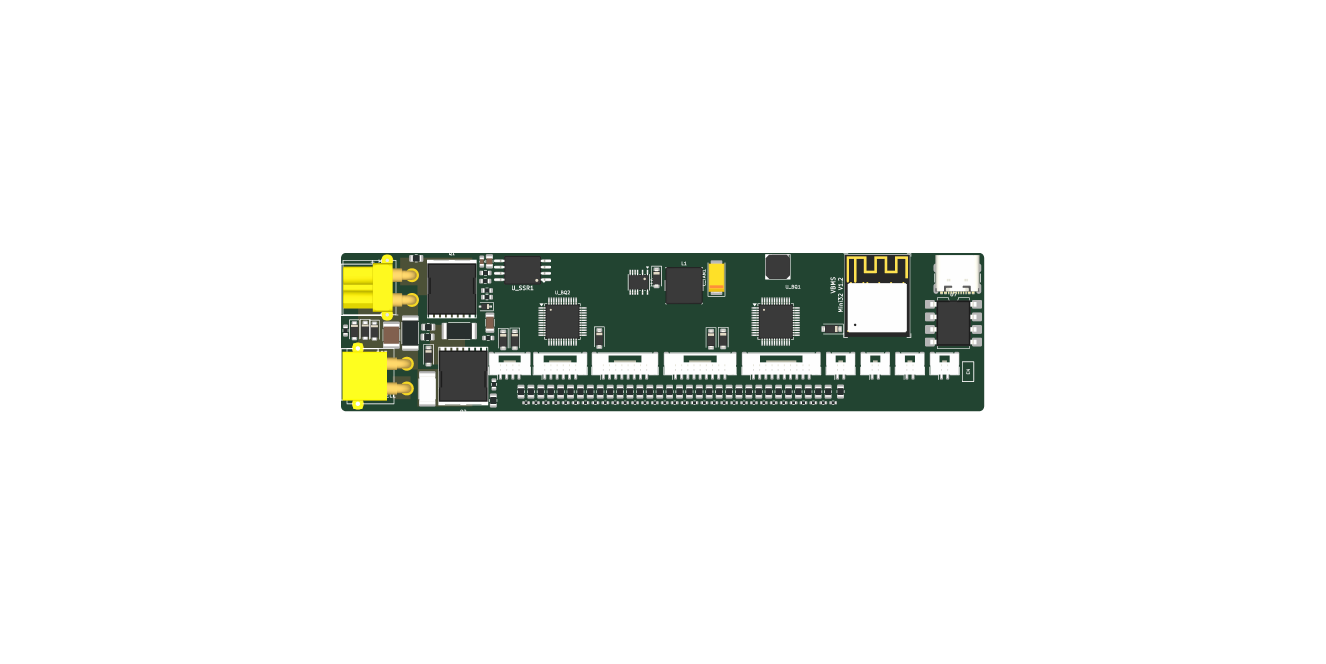
#> input picture qfbms32 fork/archive/qfbms32_layout_top_hi_raw.png, 3976 x 1992 px, found by its file name (shown at 1/3 size)
$ python update_preview.py
#> lines starting #> are read from the running program, lines starting #| are printed output that depends on the picture
### qfbms32 fork/archive/generate_annotated_preview.py
import os
import shutil
from PIL import Image, ImageDraw, ImageFont
def generate_annotated_preview():
    project_dir = os.path.dirname(os.path.abspath(__file__))
    raw_path = os.path.join(project_dir, "qfbms32_layout_top_hi_raw.png")
    output_path = os.path.join(project_dir, "qfbms32_layout_labeled.png")
    brain_dir = r"C:\Users\quinn\.gemini\antigravity-ide\brain\93328da4-de19-448d-baee-62cf3ea51873"
    brain_output_path = os.path.join(brain_dir, "qfbms32_layout_labeled.png")

    if not os.path.exists(raw_path):
        raise FileNotFoundError(f"Raw image {raw_path} not found. Please run build_qfbms32_layout.py first.")

    src_img = Image.open(raw_path).convert("RGBA")
    sw, sh = src_img.size

    # Canvas padding
    pad_left = 160
    pad_right = 160
    pad_top = 85
    pad_bottom = 160

    cw = sw + pad_left + pad_right
    ch = sh + pad_top + pad_bottom

    # Dark slate background for clean contrast
    canvas = Image.new("RGBA", (cw, ch), (22, 27, 34, 255))

    # Paste board render
    canvas.paste(src_img, (pad_left, pad_top), src_img)
    draw = ImageDraw.Draw(canvas)

    # Fonts
    font_bold = "C:/Windows/Fonts/segoeuib.ttf"
    font_regular = "C:/Windows/Fonts/segoeui.ttf"
    if not os.path.exists(font_bold):
        font_bold = "C:/Windows/Fonts/arialbd.ttf"
        font_regular = "C:/Windows/Fonts/arial.ttf"

    font_corner = ImageFont.truetype(font_bold, 20)
    font_corner_sub = ImageFont.truetype(font_regular, 13)
    font_edge = ImageFont.truetype(font_bold, 18)
    font_edge_sub = ImageFont.truetype(font_regular, 13)
    font_res = ImageFont.truetype(font_bold, 15)
    font_res_sub = ImageFont.truetype(font_bold, 12)

    # Board corners (within raw image, board is at x: 30..1188, y: 30..315)
    # The rendered board is 130mm x 32mm
    scale_x = (sw - 60) / 130.0
    scale_y = (sh - 60) / 32.0

    bx0 = 30 + pad_left
    by0 = 30 + pad_top
    bx1 = sw - 30 + pad_left
    by1 = sh - 30 + pad_top

    # Helper for rounded badge
    def draw_badge(x, y, text, subtext="", bg_color=(30, 41, 59), border_color=(56, 189, 248), text_color=(255, 255, 255)):
        bbox_main = draw.textbbox((0, 0), text, font=font_corner if "Corner" in text else font_edge)
        tw = bbox_main[2] - bbox_main[0]
        th = bbox_main[3] - bbox_main[1]

        sw_w, sw_h = 0, 0
        if subtext:
            bbox_sub = draw.textbbox((0, 0), subtext, font=font_corner_sub)
            sw_w = bbox_sub[2] - bbox_sub[0]
            sw_h = bbox_sub[3] - bbox_sub[1]

        bw = max(tw, sw_w) + 24
        bh = th + (sw_h + 4 if subtext else 0) + 14

        rx0 = int(x - bw / 2)
        ry0 = int(y - bh / 2)
        rx1 = int(x + bw / 2)
        ry1 = int(y + bh / 2)

        draw.rounded_rectangle((rx0, ry0, rx1, ry1), radius=8, fill=bg_color, outline=border_color, width=2)

        main_y = ry0 + 6 if subtext else int(y - th / 2) - 2
        draw.text((x, main_y), text, font=font_corner if "Corner" in text else font_edge, fill=text_color, anchor="mt" if subtext else "mm")
        if subtext:
            draw.text((x, ry0 + th + 10), subtext, font=font_corner_sub, fill=(203, 213, 225), anchor="mt")
        return (rx0, ry0, rx1, ry1)

    # Corner targets & lines
    def mark_corner(corner_pt, badge_pt, label, subtext, color):
        cx, cy = corner_pt
        draw.ellipse((cx - 7, cy - 7, cx + 7, cy + 7), outline=color, width=3)
        draw.ellipse((cx - 2, cy - 2, cx + 2, cy + 2), fill=color)

        draw.line([badge_pt, corner_pt], fill=color, width=2)
        draw_badge(badge_pt[0], badge_pt[1], label, subtext, bg_color=(15, 23, 42), border_color=color, text_color=color)

    # 1. Four Corners: A, B, C, D
    # A (top-left)
    mark_corner((bx0, by0), (bx0 - 75, by0 - 40), "A", "Top-Left", (56, 189, 248))  # Cyan
    # B (top-right)
    mark_corner((bx1, by0), (bx1 + 75, by0 - 40), "B", "Top-Right", (56, 189, 248))
    # C (bottom-right)
    mark_corner((bx1, by1), (bx1 + 75, by1 + 45), "C", "Bottom-Right", (56, 189, 248))
    # D (bottom-left)
    mark_corner((bx0, by1), (bx0 - 75, by1 + 45), "D", "Bottom-Left", (56, 189, 248))

    # 2. Long Edges
    top_mid_x = (bx0 + bx1) // 2
    draw.line([(bx0 + 20, by0 - 15), (bx1 - 20, by0 - 15)], fill=(245, 158, 11), width=2)
    draw.polygon([(bx0 + 20, by0 - 15), (bx0 + 28, by0 - 19), (bx0 + 28, by0 - 11)], fill=(245, 158, 11))
    draw.polygon([(bx1 - 20, by0 - 15), (bx1 - 28, by0 - 19), (bx1 - 28, by0 - 11)], fill=(245, 158, 11))
    draw_badge(top_mid_x, by0 - 40, "▲ TOP EDGE (Long Edge) ▲", "130 mm", bg_color=(30, 27, 22), border_color=(245, 158, 11), text_color=(251, 191, 36))

    bot_mid_x = (bx0 + bx1) // 2
    draw_badge(bot_mid_x, by1 + 105, "▼ BOTTOM EDGE (Long Edge) ▼", "130 mm", bg_color=(30, 27, 22), border_color=(245, 158, 11), text_color=(251, 191, 36))
    draw.line([(bx0 + 20, by1 + 75), (bx1 - 20, by1 + 75)], fill=(245, 158, 11), width=2)
    draw.polygon([(bx0 + 20, by1 + 75), (bx0 + 28, by1 + 71), (bx0 + 28, by1 + 79)], fill=(245, 158, 11))
    draw.polygon([(bx1 - 20, by1 + 75), (bx1 - 28, by1 + 71), (bx1 - 28, by1 + 79)], fill=(245, 158, 11))

    # 3. Short Edges
    left_mid_y = (by0 + by1) // 2
    draw_badge(bx0 - 80, left_mid_y, "LEFT SIDE", "Short Edge (32 mm)", bg_color=(20, 30, 45), border_color=(129, 140, 248), text_color=(165, 180, 252))
    draw.line([(bx0 - 14, by0 + 20), (bx0 - 14, by1 - 20)], fill=(129, 140, 248), width=2)
    draw.polygon([(bx0 - 14, by0 + 20), (bx0 - 18, by0 + 28), (bx0 - 10, by0 + 28)], fill=(129, 140, 248))
    draw.polygon([(bx0 - 14, by1 - 20), (bx0 - 18, by1 - 28), (bx0 - 10, by1 - 28)], fill=(129, 140, 248))

    right_mid_y = (by0 + by1) // 2
    draw_badge(bx1 + 80, right_mid_y, "RIGHT SIDE", "Short Edge (32 mm)", bg_color=(20, 30, 45), border_color=(129, 140, 248), text_color=(165, 180, 252))
    draw.line([(bx1 + 14, by0 + 20), (bx1 + 14, by1 - 20)], fill=(129, 140, 248), width=2)
    draw.polygon([(bx1 + 14, by0 + 20), (bx1 + 10, by0 + 28), (bx1 + 18, by0 + 28)], fill=(129, 140, 248))
    draw.polygon([(bx1 + 14, by1 - 20), (bx1 + 10, by1 - 28), (bx1 + 18, by1 - 28)], fill=(129, 140, 248))


    # Save to project folder
    canvas.save(output_path)
    print("Saved annotated preview to:", output_path)

    # Save copy to brain directory for UI embedding
    os.makedirs(brain_dir, exist_ok=True)
    canvas.save(brain_output_path)
    print("Saved brain copy to:", brain_output_path)

# [2 lines that do not run on import are left out]

### qfbms32 fork/archive/scratch/update_preview.py
import os
import sys
from PIL import Image
sys.path.insert(0, os.getcwd())
import generate_annotated_preview

# Crop raw image
raw_path = "qfbms32_layout_top_hi_raw.png"
if os.path.exists(raw_path):
    im = Image.open(raw_path)
#> im is the input picture: PIL image 3976x1992 RGBA; mean R, G, B, A 11.5, 13.3, 10.6, 29.5
    bbox = im.getbbox()
#> bbox = (1023, 759, 2953, 1234)
    if bbox:
        pad = 30
        box = (max(0, bbox[0]-pad), max(0, bbox[1]-pad), min(im.width, bbox[2]+pad), min(im.height, bbox[3]+pad))
#> box = (993, 729, 2983, 1264)
        im.crop(box).save(raw_path)
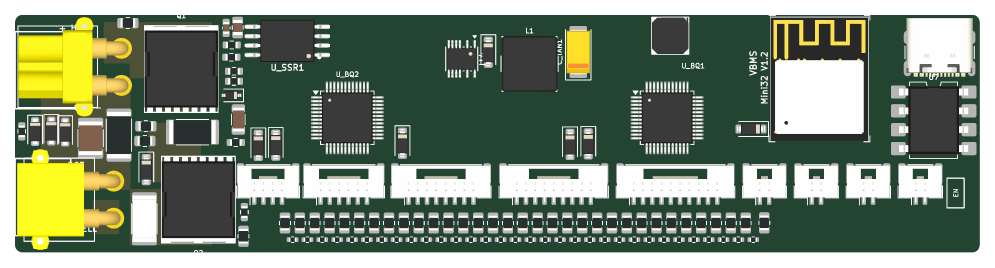
#> saved as qfbms32_layout_top_hi_raw.png: PIL image 1990x535 RGBA (shown at 1/2 size); mean R, G, B, A 85.3, 99, 79, 219.3; transparent parts drawn white
        print(f"Cropped raw image to {im.crop(box).size}")
#| Cropped raw image to (1990, 535)

# Update generate_annotated_preview brain dir to current conversation
current_brain = r"C:\Users\quinn\.gemini\antigravity-ide\brain\dd3e1d3a-3b25-4800-9f81-37526309b7a2"
os.makedirs(current_brain, exist_ok=True)
generate_annotated_preview.generate_annotated_preview()
#> in generate_annotated_preview, `canvas = Image.new("RGBA", (cw, ch), (22, 27, 34, 255))`:
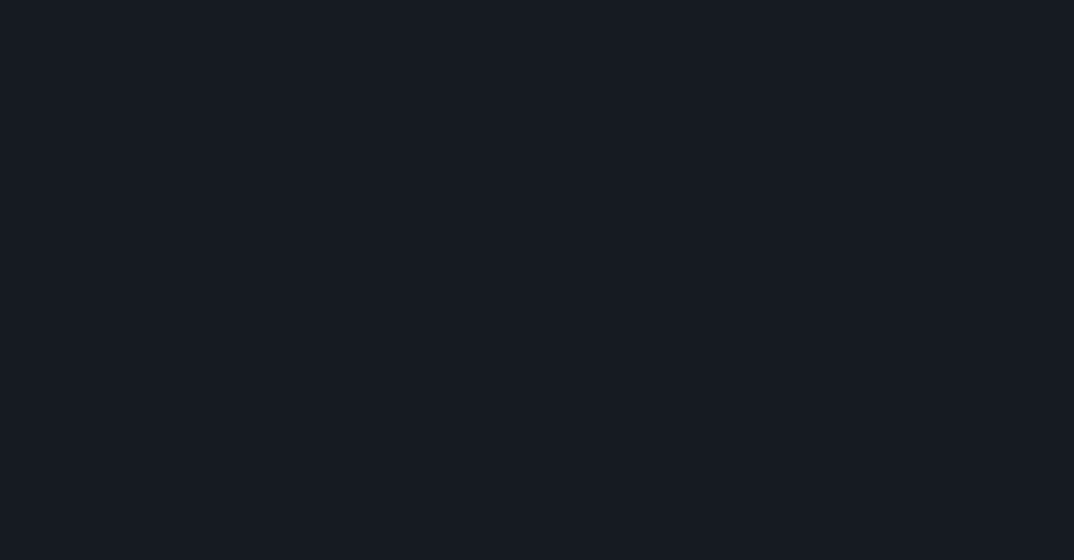
#> canvas: PIL image 4296x2237 RGBA (shown at 1/4 size); mean R, G, B, A 22, 27, 34, 255
#> in generate_annotated_preview, `canvas.paste(src_img, (pad_left, pad_top), src_img)`:
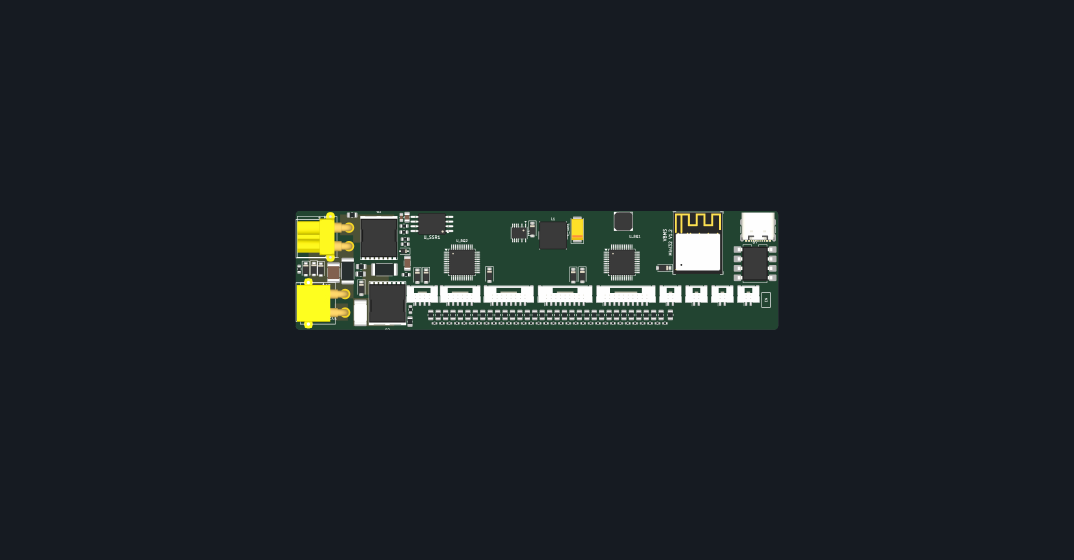
#> canvas: PIL image 4296x2237 RGBA (shown at 1/4 size); mean R, G, B, A 29.3, 35.4, 39.5, 255; transparent parts drawn white
#> in draw_badge, `bbox_main = draw.textbbox((0, 0), text, font=font_corner if "Corner" i..`: bbox_main = (0, 4, 13, 17)
#> in draw_badge, `tw = bbox_main[2] - bbox_main[0]`: tw = 13
#> in draw_badge, `bbox_sub = draw.textbbox((0, 0), subtext, font=font_corner_sub)`: bbox_sub = (-1, 2, 51, 16)
#> in draw_badge, `sw_w = bbox_sub[2] - bbox_sub[0]`: sw_w = 52
#> in draw_badge, `sw_h = bbox_sub[3] - bbox_sub[1]`: sw_h = 14
#> in draw_badge, `bw = max(tw, sw_w) + 24`: bw = 76
#> in draw_badge, `bh = th + (sw_h + 4 if subtext else 0) + 14`: bh = 45
#> in draw_badge, `rx0 = int(x - bw / 2)`: rx0 = 77
#> in draw_badge, `ry0 = int(y - bh / 2)`: ry0 = 52
#> in draw_badge, `rx1 = int(x + bw / 2)`: rx1 = 153
#> in draw_badge, `ry1 = int(y + bh / 2)`: ry1 = 97
#> in draw_badge, `main_y = ry0 + 6 if subtext else int(y - th / 2) - 2`: main_y = 58
#> in generate_annotated_preview, `top_mid_x = (bx0 + bx1) // 2`: top_mid_x = 2148
#> in generate_annotated_preview, `canvas.save(output_path)`:
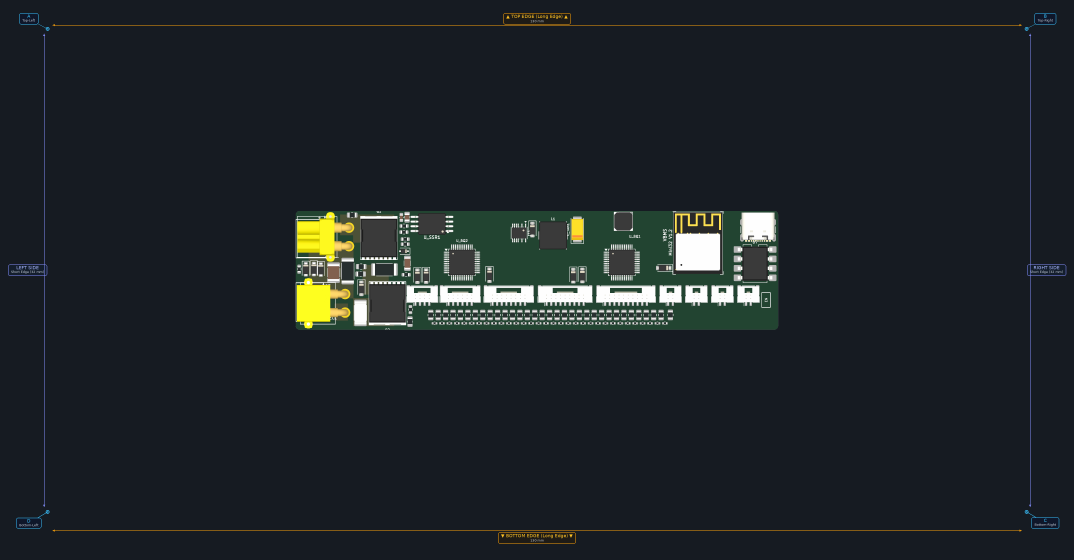
#> saved as qfbms32_layout_labeled.png: PIL image 4296x2237 RGBA (shown at 1/4 size); mean R, G, B, A 30, 35.9, 39.8, 255; transparent parts drawn white

# Also copy to current brain dir
import shutil
shutil.copy("qfbms32_layout_labeled.png", os.path.join(current_brain, "qfbms32_layout_labeled.png"))
shutil.copy("qfbms32_3d_top.png", os.path.join(current_brain, "qfbms32_3d_top.png"))
print("Done updating previews and copying to current brain")

$ run again, with qfbms32 fork/archive/qfbms32_3d_iso.png copied over qfbms32 fork/archive/qfbms32_layout_top_hi_raw.png
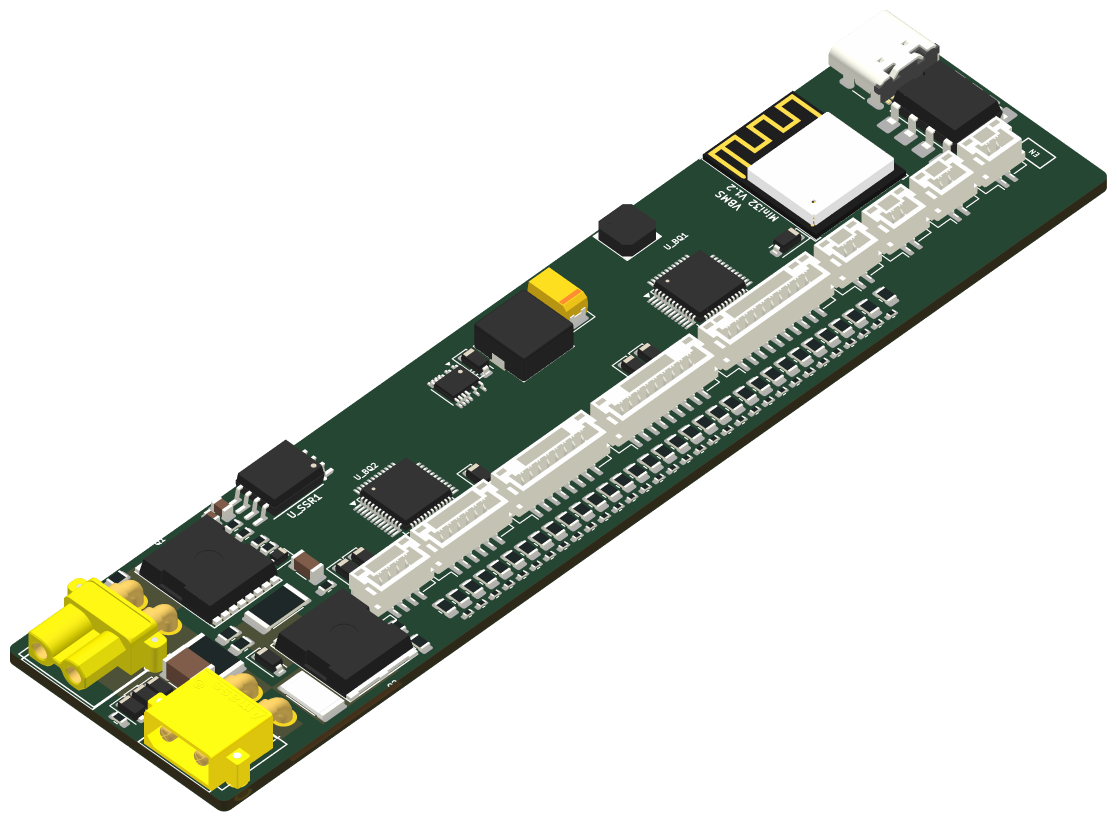
#> input picture qfbms32 fork/archive/qfbms32_3d_iso.png, 2234 x 1643 px, found by its file name (shown at 1/2 size)
#> im is the input picture: PIL image 2234x1643 RGBA; mean R, G, B, A 34.2, 37.4, 28.9, 80.2
#> bbox = (20, 20, 2214, 1623)
#> box = (0, 0, 2234, 1643)
#| Cropped raw image to (2234, 1643)
#> in generate_annotated_preview, `canvas.paste(src_img, (pad_left, pad_top), src_img)`:
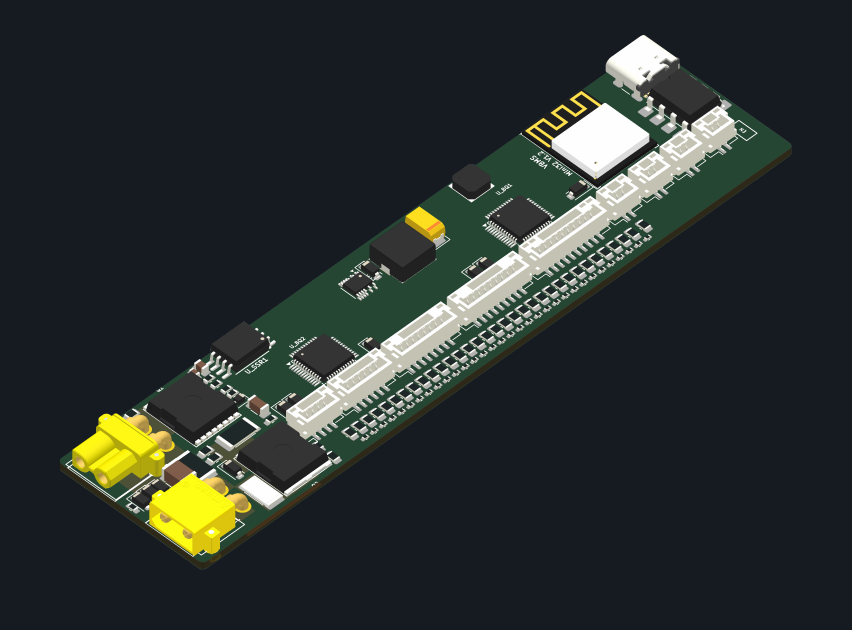
#> canvas: PIL image 2554x1888 RGBA (shown at 1/3 size); mean R, G, B, A 42.7, 49, 47.9, 255; transparent parts drawn white
#> bbox_main = (0, 4, 13, 17)
#> tw = 13
#> bbox_sub = (-1, 2, 51, 16)
#> sw_w = 52
#> sw_h = 14
#> bw = 76
#> bh = 45
#> rx0 = 77
#> ry0 = 52
#> rx1 = 153
#> ry1 = 97
#> main_y = 58
#> top_mid_x = 1277
#> in generate_annotated_preview, `canvas.save(output_path)`:
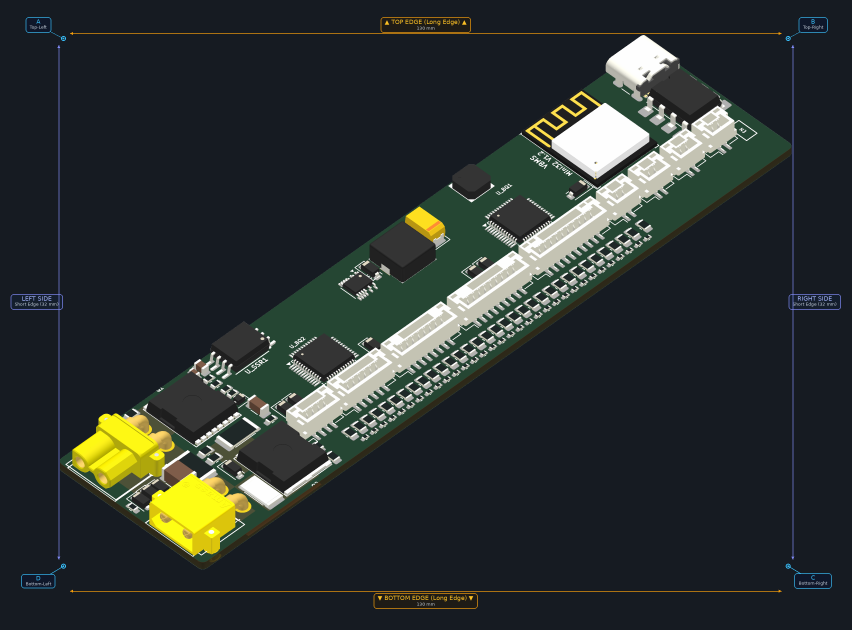
#> saved as qfbms32_layout_labeled.png: PIL image 2554x1888 RGBA (shown at 1/3 size); mean R, G, B, A 43.6, 49.8, 48.4, 255; transparent parts drawn white
